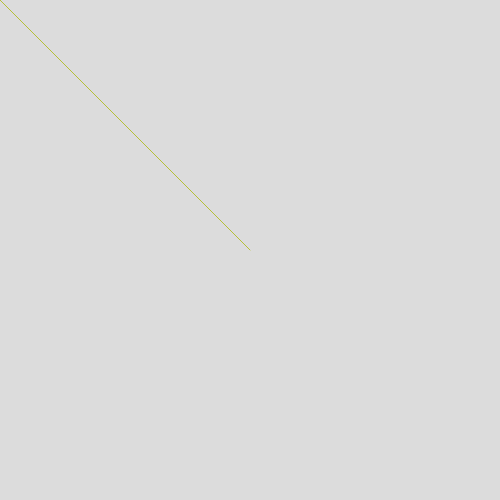
Frame 1 (no input)
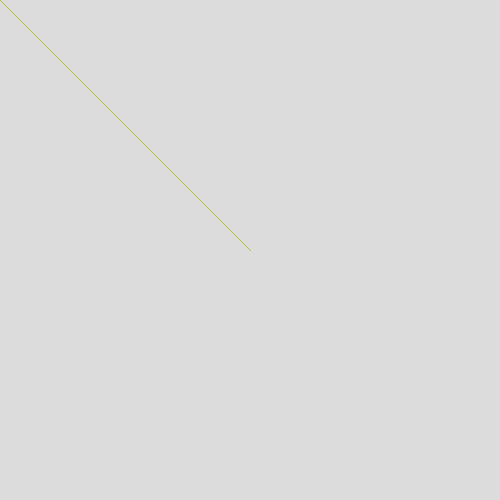
Frame 60 (no input)
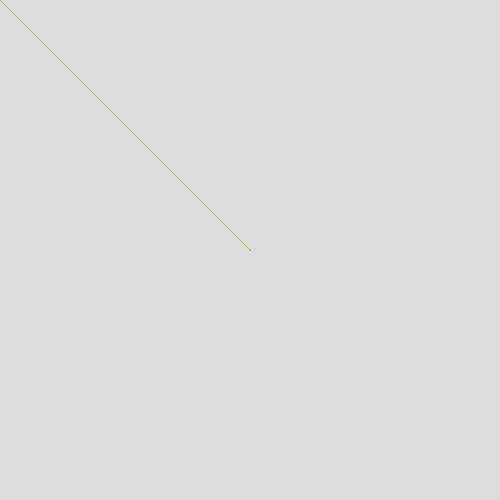
Frame 120 (the mouse pressed at the canvas centre since frame 60)

The p5.js sketch that drew these frames (run headless with seeded random() and noise() and a simulated clock; from frame 60 on, the mouse is pressed at the canvas centre):

// p5.js sketch
// ── sketch.js
function setup() {
  createCanvas(500, 500);
  background(220, 220, 220);
  let r = random(0,255);
  let b = random(0,255);
  let g = random(0,255);
  stroke(r,g,b)
  
}

function draw() {
   line(250,250,mouseX,mouseY)
}

function mouseClicked() {
  background(220, 220, 220)
}
